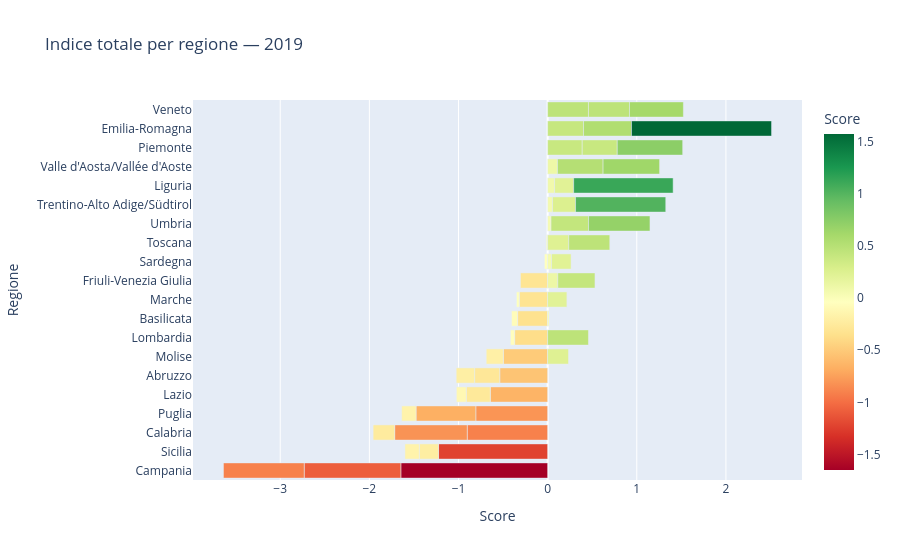

The notebook cell saved with this chart:
### Markdown cell above
---
## 1. Per anno — confronto regioni in un anno specifico

### Code cell
# Indice TOTALE di tutte le regioni in un anno — bar chart ordinato
anno = 2019
indicatore = "cura"

dff = df[(df["year"] == anno) & (df["capacity"] == indicatore)].sort_values("score", ascending=True)

fig = px.bar(dff, x="score", y="territory", orientation="h",
             title=f"Indice totale per regione — {anno}",
             color="score", color_continuous_scale="RdYlGn",
             labels={"score": "Score", "territory": "Regione"})
fig.show()

### Figure 1 — Plotly figure (JSON) as saved in the notebook; plotly's stock layout.template omitted (floating-point values rounded to 4 significant figures)
{"data": [{"hovertemplate": "Score=%{marker.color}<br>Regione=%{y}<extra></extra>", "legendgroup": "", "marker": {"color": [-1.647, -1.224, -1.084, -0.906, -0.902, -0.814, -0.806, -0.67, -0.643, -0.537, -0.497, -0.37, -0.337, -0.318, -0.305, -0.282, -0.27, -0.242, -0.216, -0.207, -0.192, -0.162, -0.161, -0.111, -0.068, -0.048, -0.036, -0.032, -0.015, 0.016, 0.038, 0.043, 0.055, 0.078, 0.11, 0.114, 0.214, 0.216, 0.22, 0.234, 0.237, 0.258, 0.388, 0.393, 0.403, 0.417, 0.421, 0.458, 0.458, 0.46, 0.46, 0.512, 0.538, 0.605, 0.634, 0.689, 0.734, 1.012, 1.116, 1.571], "coloraxis": "coloraxis", "pattern": {"shape": ""}}, "name": "", "orientation": "h", "showlegend": false, "textposition": "auto", "type": "bar", "x": [-1.647, -1.224, -1.084, -0.906, -0.902, -0.814, -0.806, -0.67, -0.643, -0.537, -0.497, -0.37, -0.337, -0.318, -0.305, -0.282, -0.27, -0.242, -0.216, -0.207, -0.192, -0.162, -0.161, -0.111, -0.068, -0.048, -0.036, -0.032, -0.015, 0.016, 0.038, 0.043, 0.055, 0.078, 0.11, 0.114, 0.214, 0.216, 0.22, 0.234, 0.237, 0.258, 0.388, 0.393, 0.403, 0.417, 0.421, 0.458, 0.458, 0.46, 0.46, 0.512, 0.538, 0.605, 0.634, 0.689, 0.734, 1.012, 1.116, 1.571], "xaxis": "x", "y": ["Campania", "Sicilia", "Campania", "Campania", "Calabria", "Calabria", "Puglia", "Puglia", "Lazio", "Abruzzo", "Molise", "Lombardia", "Basilicata", "Marche", "Friuli-Venezia Giulia", "Abruzzo", "Lazio", "Calabria", "Sicilia", "Abruzzo", "Molise", "Puglia", "Sicilia", "Lazio", "Basilicata", "Lombardia", "Sardegna", "Marche", "Toscana", "Basilicata", "Umbria", "Sardegna", "Trentino-Alto Adige/Südtirol", "Liguria", "Valle d'Aosta/Vallée d'Aoste", "Friuli-Venezia Giulia", "Liguria", "Marche", "Sardegna", "Molise", "Toscana", "Trentino-Alto Adige/Südtirol", "Piemonte", "Piemonte", "Emilia-Romagna", "Friuli-Venezia Giulia", "Umbria", "Veneto", "Lombardia", "Toscana", "Veneto", "Valle d'Aosta/Vallée d'Aoste", "Emilia-Romagna", "Veneto", "Valle d'Aosta/Vallée d'Aoste", "Umbria", "Piemonte", "Trentino-Alto Adige/Südtirol", "Liguria", "Emilia-Romagna"], "yaxis": "y"}], "layout": {"barmode": "relative", "coloraxis": {"colorbar": {"title": {"text": "Score"}}, "colorscale": [[0, "rgb(165,0,38)"], [0.1, "rgb(215,48,39)"], [0.2, "rgb(244,109,67)"], [0.3, "rgb(253,174,97)"], [0.4, "rgb(254,224,139)"], [0.5, "rgb(255,255,191)"], [0.6, "rgb(217,239,139)"], [0.7, "rgb(166,217,106)"], [0.8, "rgb(102,189,99)"], [0.9, "rgb(26,152,80)"], [1, "rgb(0,104,55)"]]}, "legend": {"tracegroupgap": 0}, "title": {"text": "Indice totale per regione — 2019"}, "xaxis": {"anchor": "y", "domain": [0, 1], "title": {"text": "Score"}}, "yaxis": {"anchor": "x", "domain": [0, 1], "title": {"text": "Regione"}}}}
